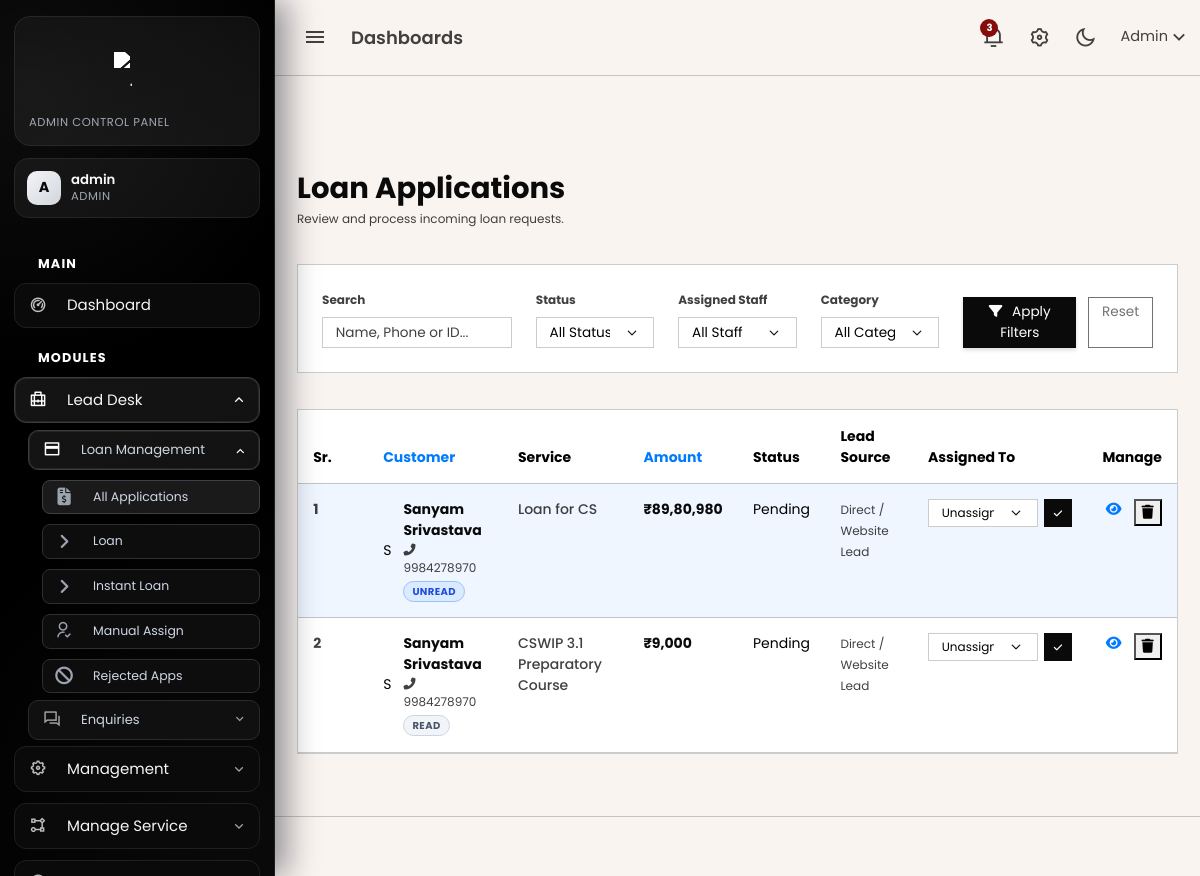
The app's page /admin/loan_applications.php (signed in) with its own data.
### tables this page shows
CREATE TABLE `service_categories` (
  `id` bigint(20) UNSIGNED NOT NULL,
  `uuid` char(36) NOT NULL DEFAULT uuid(),
  `department` int(11) NOT NULL,
  `category_name` varchar(255) NOT NULL,
  `sequence` int(11) NOT NULL DEFAULT 1,
  `active` tinyint(1) NOT NULL DEFAULT 1,
  `live` tinyint(1) NOT NULL DEFAULT 1,
  `created_at` timestamp NULL DEFAULT current_timestamp(),
  `updated_at` timestamp NULL DEFAULT current_timestamp() ON UPDATE current_timestamp()
);

CREATE TABLE `loan_applications` (
  `id` bigint(20) UNSIGNED NOT NULL,
  `customer_id` bigint(20) UNSIGNED NOT NULL,
  `service_id` bigint(20) UNSIGNED NOT NULL,
  `dsa_id` bigint(20) UNSIGNED DEFAULT NULL,
  `assigned_staff_id` bigint(20) UNSIGNED DEFAULT NULL,
  `assigned_by` bigint(20) UNSIGNED DEFAULT NULL,
  `assigned_at` timestamp NULL DEFAULT NULL,
  `interest_rate` decimal(5,2) NOT NULL DEFAULT 0.00,
  `interest_type` enum('year','month') NOT NULL DEFAULT 'year',
  `requested_amount` decimal(15,2) NOT NULL,
  `tenure_years` int(11) NOT NULL,
  `emi_amount` decimal(15,2) NOT NULL,
  `status` enum('pending','approved','rejected','disbursed') DEFAULT 'pending',
  `is_read` tinyint(1) NOT NULL DEFAULT 0,
  `read_at` timestamp NULL DEFAULT NULL,
  `created_at` timestamp NOT NULL DEFAULT current_timestamp(),
  `rejection_note` text DEFAULT NULL
);

CREATE TABLE `customers` (
  `id` bigint(20) UNSIGNED NOT NULL,
  `full_name` varchar(255) NOT NULL,
  `email` varchar(255) NOT NULL,
  `phone` varchar(20) NOT NULL,
  `password` varchar(255) NOT NULL,
  `aadhaar_number` varchar(20) DEFAULT NULL,
  `status` enum('active','blocked') DEFAULT 'active',
  `created_at` timestamp NOT NULL DEFAULT current_timestamp(),
  `updated_at` timestamp NOT NULL DEFAULT current_timestamp() ON UPDATE current_timestamp()
);

CREATE TABLE `services` (
  `id` bigint(20) UNSIGNED NOT NULL,
  `category_id` bigint(20) UNSIGNED NOT NULL,
  `sub_category_id` bigint(20) UNSIGNED NOT NULL,
  `service_name` varchar(255) NOT NULL,
  `title` varchar(255) NOT NULL,
  `slug` varchar(255) NOT NULL,
  `short_description` text DEFAULT NULL,
  `long_description` longtext DEFAULT NULL,
  `hero_image` varchar(255) DEFAULT NULL,
  `card_img` varchar(255) DEFAULT NULL,
  `created_at` timestamp NULL DEFAULT current_timestamp(),
  `updated_at` timestamp NULL DEFAULT current_timestamp() ON UPDATE current_timestamp()
);

### admin/loan_applications.php (the view, shortened to what the rows shown need)
<?php
include 'db/config.php';
require_once __DIR__ . '/db/notification_helper.php';
include 'header.php';
echo '<link rel="stylesheet" href="https://cdnjs.cloudflare.com/ajax/libs/font-awesome/6.4.2/css/all.min.css">';
include 'topbar.php';
include 'sidebar.php';
$search = mysqli_real_escape_string($conn, $_GET['search'] ?? '');
$status = mysqli_real_escape_string($conn, $_GET['status'] ?? '');
$staff  = mysqli_real_escape_string($conn, $_GET['staff'] ?? '');
$category_id = isset($_GET['cat_id']) ? (int)$_GET['cat_id'] : (isset($_GET['category_id']) ? (int)$_GET['category_id'] : 0);
$sort_column = $_GET['sort'] ?? 'l.id';
$sort_order = $_GET['order'] ?? 'DESC';
$next_order = ($sort_order == 'ASC') ? 'DESC' : 'ASC';
$query = "SELECT l.*, c.full_name, c.phone, s.service_name, st.name AS staff_name,
                 d.id AS dsa_agent_id, d.name AS dsa_agent_name, d.phone AS dsa_agent_phone
          FROM loan_applications l
          JOIN customers c ON l.customer_id = c.id
          JOIN services s ON l.service_id = s.id
          LEFT JOIN staff st ON l.assigned_staff_id = st.id
          LEFT JOIN dsa d ON l.dsa_id = d.id
          WHERE 1=1";
$query .= " ORDER BY $sort_column $sort_order";
$result = mysqli_query($conn, $query);
$readFlagsReady = adminNotificationsReady($conn);
$sr_no = 1;
function getSortUrl($col, $next_order, $search, $status, $staff, $category_id) {
    $params = [
        'sort' => $col,
        'order' => $next_order,
        'search' => $search,
        'status' => $status,
        'staff' => $staff
    ];
    return "loan_applications.php?" . http_build_query($params);
}
?>
<div class="content-page">
    <div class="content">
        <div class="container-fluid pt-5">
            <div class="d-flex justify-content-between align-items-center mb-4">
                <div>
                    <h2 class="fw-bold text-dark mb-1">
                        Loan Applications
                    </h2>
                </div>
            </div>
            <div class="card card-modern">
                <div class="card-body p-0">
                    <div class="table-responsive">
                        <table class="table table-modern mb-0">
                            <thead>
                                <tr>
                                    <th width="70">Sr.</th>
                                    <th>
                                        <a href="<?= getSortUrl('full_name', $next_order, $search, $status, $staff, $category_id) ?>" class="sort-link">
                                            Customer <?= $sort_column == 'full_name' ? ($sort_order == 'ASC' ? '↑' : '↓') : '' ?>
                                        </a>
                                    </th>
                                    <th>Service</th>
                                    <th>
                                        <a href="<?= getSortUrl('requested_amount', $next_order, $search, $status, $staff, $category_id) ?>" class="sort-link">
                                            Amount <?= $sort_column == 'requested_amount' ? ($sort_order == 'ASC' ? '↑' : '↓') : '' ?>
                                        </a>
                                    </th>
                                    <th>Status</th>
                                    <th>Lead Source</th>
                                    <th>Assigned To</th>
                                    <th class="text-end">Manage</th>
                                </tr>
                            </thead>
                            <tbody>
                                <?php if (mysqli_num_rows($result) > 0) : ?>
                                    <?php while ($row = mysqli_fetch_assoc($result)) : ?>
                                        <?php $isUnread = $readFlagsReady && ((int)($row['is_read'] ?? 0) === 0); ?>
                                        <tr class="<?= $isUnread ? 'row-unread' : '' ?>">
                                            <td class="text-muted fw-bold"><?= $sr_no++ ?></td>
                                            <td>
                                                <div class="d-flex align-items-center">
                                                    <div class="avatar-init me-2"><?= strtoupper(substr($row['full_name'], 0, 1)) ?></div>
                                                    <div>
                                                        <div class="fw-bold text-dark"><?= htmlspecialchars($row['full_name']) ?></div>
                                                        <div class="text-muted" style="font-size: 0.75rem;"><i class="fas fa-phone-alt"></i> <?= $row['phone'] ?></div>
                                                        <?php if ($readFlagsReady): ?>
                                                            <span class="notice-pill <?= $isUnread ? 'unread' : 'read' ?>">
                                                                <?= $isUnread ? 'Unread' : 'Read' ?>
                                                            </span>
                                                        <?php endif; ?>
                                                    </div>
                                                </div>
                                            </td>
                                            <td><span class="text-muted fw-medium"><?= htmlspecialchars($row['service_name']) ?></span></td>
                                            <td class="fw-bold text-dark">₹<?= format_inr($row['requested_amount']) ?></td>
                                            <td>
                                                <span class="badge-soft badge-<?= $row['status'] ?>">
                                                    <?= ucfirst($row['status']) ?>
                                                </span>
                                            </td>
                                            <td>
                                                <?php if (!empty($row['dsa_agent_id'])): ?>
                                                    <div class="small fw-bold text-dark">DSA: <?= htmlspecialchars((string)$row['dsa_agent_name']) ?></div>
                                                    <a href="dsa_view.php?id=<?= (int)$row['dsa_agent_id'] ?>" class="small text-decoration-none">
                                                        View DSA Details
                                                    </a>
                                                <?php else: ?>
                                                    <span class="text-muted small">Direct / Website Lead</span>
                                                <?php endif; ?>
                                            </td>
                                            <td>
                                                <form action="db/loan_handler.php" method="POST" class="d-flex gap-1 align-items-center">
                                                    <select name="staff_id" class="form-select form-select-sm py-0" style="font-size: 0.75rem; width: 110px; height: 28px;">
                                                        <option value="0">Unassigned</option>
                                                    </select>
                                                    <button class="btn btn-dark btn-sm p-0" style="width:28px; height:28px;"><i class="fas fa-check" style="font-size: 0.6rem;"></i></button>
                                                </form>
                                            </td>
                                            <td class="text-end">
                                                <div class="d-flex justify-content-end gap-2">
                                                    <a href="loan_view.php?id=<?= $row['id'] ?>" class="btn-action btn-view" title="Process"><i class="fas fa-eye"></i></a>
                                                    <form action="db/loan_handler.php" method="POST" onsubmit="return confirm('Delete application?');">
                                                        <button type="submit" class="btn-action btn-delete"><i class="fas fa-trash"></i></button>
                                                    </form>
                                                </div>
                                            </td>
                                        </tr>
                                    <?php endwhile; ?>
                                <?php endif; ?>
                            </tbody>
                        </table>
                    </div>
                </div>
            </div>
        </div>
    </div>
</div>
<?php include 'footer.php'; ?>

### admin/sidebar.php (shortened to what the rows shown need)
<?php
$current_page = basename($_SERVER['PHP_SELF']);
$loan_active = in_array(
    $current_page,
    ['loan_applications.php', 'loan_view.php', 'manual_loan_assign.php', 'rejected_loans.php'],
    true
);
$active_loan_category_id = 0;
$loan_categories = [];
if (isset($conn) && $conn instanceof mysqli) {
    $loan_category_result = mysqli_query(
        $conn,
        "SELECT id, category_name
         FROM service_categories
         WHERE active = 1
         ORDER BY sequence ASC, category_name ASC"
    );
    if ($loan_category_result) {
        while ($loan_category_row = mysqli_fetch_assoc($loan_category_result)) {
            $loan_categories[] = $loan_category_row;
        }
    }
}
$enquiry_active = in_array($current_page, ['enquiries.php', 'enquiry_view.php', 'enquiry_email.php'], true);
$lead_desk_active = $loan_active || $enquiry_active;
$lead_loan_group_active = $loan_active;
?>
<div class="leftside-menu">
    <div class="h-100">
        <ul class="side-nav">
   <li class="side-nav-item <?= $lead_desk_active ? 'active' : '' ?>">
                <ul class="side-nav-second-level">
                    <li class="side-nav-item <?= $lead_loan_group_active ? 'active' : '' ?>">
                        <ul class="side-nav-third-level">
                            <?php foreach ($loan_categories as $loan_category): ?>
                                <?php $loan_category_id = (int) $loan_category['id']; ?>
                                <li>
                                    <a href="loan_applications.php?cat_id=<?= $loan_category_id ?>"
                                        class="side-nav-link <?= ($current_page === 'loan_applications.php' && $active_loan_category_id === $loan_category_id) ? 'active' : '' ?>">
                                        <i class="fas fa-angle-right"></i> <?= htmlspecialchars((string) $loan_category['category_name']) ?>
                                    </a>
                                </li>
                            <?php endforeach; ?>
                        </ul>
                    </li>
                </ul>
            </li>
        </ul>
    </div>
</div>

### records on screen
service_categories: category_name "Loan"
service_categories: category_name "Instant Loan"
loan_applications: customer.full_name "S", customer.full_name "Sanyam Srivastava", customer.phone "9984278970", is_read "UNREAD", service.service_name "Loan for CS", requested_amount "89,80,980", status "Pending"
loan_applications: customer.full_name "S", customer.full_name "Sanyam Srivastava", customer.phone "9984278970", is_read "READ", service.service_name "CSWIP 3.1 Preparatory Course", requested_amount "9,000", status "Pending"

### other values on screen
$adminUnreadTotal "3"
$admin_sidebar_initial "A"
$admin_sidebar_name "admin"
$admin_sidebar_role "ADMIN"
